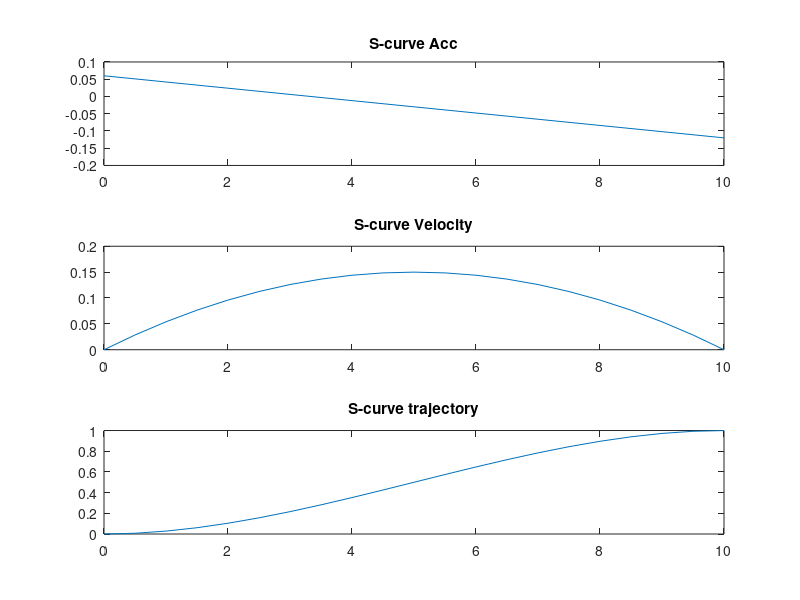

Source code (MATLAB):

    totalTime=10;
    timeInterval=0.5;
    taFactor=0.2;
    tajFactor=0.25;
    velLi1near=0.1;
    %%Geração de um perfil de velocidade trapezoidal
    % Dado um tempo de t segundos
    t = 0:timeInterval:totalTime;
    v=zeros(1,length(t));
    acc=zeros(1,length(t));
%     % Uma trajetória retilinea de x metros
%     dt=totalDistance;
    %Temos uma velocidade media vavg
    vavg=velLi1near;
    
    %Considerando ta e td como 20% do tempo total
    ta=taFactor*t(end);
    td=ta;
    tc=1-ta-td;
    
    %Considerando o perfil de aceleração como triangular, temos os tempos de
    %jerk em 50% da aceleração
    taj=ta*tajFactor;
    tdj=taj;
    tcj=ta-taj-tdj;
    
    %tc sendo o tempo de velocidade constante
    tc=t(end)-ta-td;
    %dado dt=((1/2)*vmax)*(ta+td)+vmax*(tc)
    %temos dt=(1/10)*vmax+vmax*(8/10) e dt=vavg*tt
    vmax=vavg*((ta+tc)/t(end))^-1;
    accavg=vmax/(ta);
    accmax=accavg*((taj+tcj)/ta)^-1;
    jerk=accmax/taj;
    i=2;
    
    while(t(i)<=taj)
        
        acc(i)=acc(i-1)+jerk*(t(i)-t(i-1));
        i=i+1;
        
    end
    while(t(i)<=(taj+tcj))
        
        acc(i)=acc(i-1);
        i=i+1;
        
    end
    while(t(i)<=(taj+tcj+tdj))
        
        acc(i)=acc(i-1)-jerk*(t(i)-t(i-1));
        i=i+1;
        
    end
    while(t(i)<=(taj+tcj+tdj+tc))
        
        acc(i)=acc(i-1);
        i=i+1;
        
    end
    while(t(i)<=(taj+tcj+tdj+tc+tdj))
        
        acc(i)=acc(i-1)-jerk*(t(i)-t(i-1));
        i=i+1;
        
    end
    while(t(i)<=(taj+tcj+tdj+tc+taj+tcj))
        
        acc(i)=acc(i-1);
        i=i+1;
        
    end
    while(t(i)<(taj+tcj+tdj+tc+taj+tcj+tdj))
        
        acc(i)=acc(i-1)+jerk*(t(i)-t(i-1));
        i=i+1;
        
    end
    for i=2:length(t)
        v(i)=v(i-1)+acc(i)*(t(i)-t(i-1));
    end
    
    d=zeros(1,length(v));
    
    for i=2:length(v)
        d(i)=d(i-1)+(v(i))*(t(i)-t(i-1));
    end
    
    acc1 = 0.06 - 0.018.*t;
    vel1 = 0.06.*t - 0.006.*t.^2;
    disp = 0.03.*t.^2 - 0.002.*t.^3;
    figure('Name','Profiles');
    subplot(3,1,1)
    plot(t,acc1)
    title('S-curve Acc')
    subplot(3,1,2)
    plot(t,vel1)
    title('S-curve Velocity')
    subplot(3,1,3)
    plot(t,disp)
    title('S-curve trajectory')
